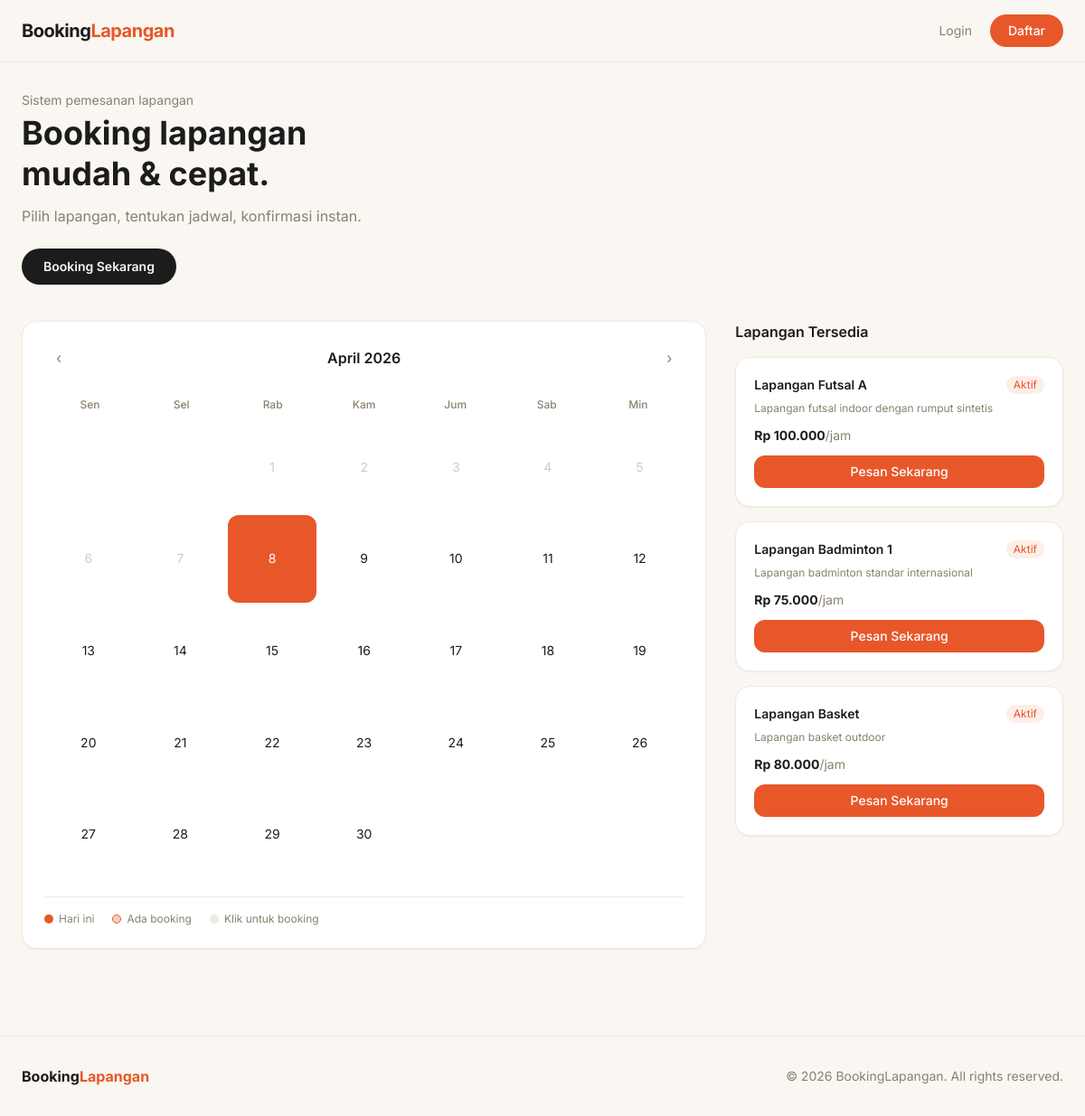
The page / on the database its author committed.
### tables this page shows
CREATE TABLE lapangan (
    id INT AUTO_INCREMENT PRIMARY KEY,
    nama VARCHAR(100) NOT NULL,
    deskripsi TEXT,
    harga_per_jam DECIMAL(10,2) NOT NULL,
    status ENUM('aktif','nonaktif') DEFAULT 'aktif'
);

### index.php (the view, shortened to what this page needs)
<?php
require_once 'config/db.php';
$bulan = isset($_GET['bulan']) ? (int)$_GET['bulan'] : (int)date('m');
$tahun = isset($_GET['tahun']) ? (int)$_GET['tahun'] : (int)date('Y');
$hariPertama = mktime(0, 0, 0, $bulan, 1, $tahun);
$jumlahHari = date('t', $hariPertama);
$hariAwal = date('N', $hariPertama);
$lapangan = $conn->query("SELECT * FROM lapangan WHERE status='aktif'")->fetch_all(MYSQLI_ASSOC);
$namaBulan = ['','Januari','Februari','Maret','April','Mei','Juni','Juli','Agustus','September','Oktober','November','Desember'];
include 'includes/header.php';
?>
<div class="mb-10">
    <p class="text-muted text-sm mb-1">Sistem pemesanan lapangan</p>
    <h1 class="text-4xl font-bold text-charcoal leading-tight mb-3">
        Booking lapangan<br>mudah & cepat.
    </h1>
    <p class="text-muted mb-6">Pilih lapangan, tentukan jadwal, konfirmasi instan.</p>
    <div class="flex gap-3">
        <a href="booking.php" class="bg-charcoal text-cream px-6 py-2.5 rounded-full font-semibold text-sm hover:bg-charcoal-light transition">
            Booking Sekarang
        </a>
    </div>
</div>
<div class="grid grid-cols-1 lg:grid-cols-3 gap-8">
    <div class="lg:col-span-2">
        <div class="bg-white rounded-2xl border border-cream-dark p-6 shadow-sm">
            <div class="flex justify-between items-center mb-6">
                <a href="?bulan=<?= $bulan-1 ?>&tahun=<?= $tahun ?>"
                   class="w-8 h-8 flex items-center justify-center rounded-full hover:bg-cream-dark transition text-muted">
                    &#8249;
                </a>
                <h2 class="font-semibold text-charcoal"><?= $namaBulan[$bulan] . ' ' . $tahun ?></h2>
                <a href="?bulan=<?= $bulan+1 ?>&tahun=<?= $tahun ?>"
                   class="w-8 h-8 flex items-center justify-center rounded-full hover:bg-cream-dark transition text-muted">
                    &#8250;
                </a>
            </div>
            <div class="grid grid-cols-7 text-center mb-2">
                <?php foreach (['Sen','Sel','Rab','Kam','Jum','Sab','Min'] as $h): ?>
                    <div class="text-xs font-medium text-muted py-1"><?= $h ?></div>
                <?php endforeach; ?>
            </div>
            <div class="grid grid-cols-7 gap-1">
                <?php
                for ($i = 1; $i < $hariAwal; $i++) echo '<div></div>';
                $today = date('Y-m-d');
                for ($hari = 1; $hari <= $jumlahHari; $hari++):
                    $tgl = sprintf('%04d-%02d-%02d', $tahun, $bulan, $hari);
                    $isToday = ($tgl === $today);
                    $isPast = ($tgl < $today);
                ?>
                <div onclick="<?= !$isPast ? "window.location='booking.php?tanggal={$tgl}'" : '' ?>"
                     class="relative flex flex-col items-center justify-center aspect-square rounded-xl text-sm transition
                     <?= $isPast ? 'text-muted/40 cursor-not-allowed' : 'cursor-pointer hover:bg-cream-dark' ?>
                     <?= $isToday ? 'bg-terra text-white hover:bg-terra-dark' : '' ?>">
                    <span><?= $hari ?></span>
                </div>
                <?php endfor; ?>
            </div>
            <div class="flex gap-5 mt-5 pt-4 border-t border-cream-dark text-xs text-muted">
                <span class="flex items-center gap-1.5"><span class="w-2.5 h-2.5 bg-terra rounded-full"></span> Hari ini</span>
                <span class="flex items-center gap-1.5"><span class="w-2.5 h-2.5 bg-terra/30 rounded-full border border-terra"></span> Ada booking</span>
                <span class="flex items-center gap-1.5"><span class="w-2.5 h-2.5 bg-cream-dark rounded-full"></span> Klik untuk booking</span>
            </div>
        </div>
    </div>
    <div class="space-y-4">
        <h2 class="font-semibold text-charcoal">Lapangan Tersedia</h2>
        <?php foreach ($lapangan as $l): ?>
        <div class="bg-white rounded-2xl border border-cream-dark p-5 shadow-sm hover:border-terra/40 transition">
            <div class="flex justify-between items-start mb-2">
                <h3 class="font-semibold text-charcoal text-sm"><?= htmlspecialchars($l['nama']) ?></h3>
                <span class="text-xs bg-terra-light text-terra px-2 py-0.5 rounded-full">Aktif</span>
            </div>
            <p class="text-xs text-muted mb-3"><?= htmlspecialchars($l['deskripsi']) ?></p>
            <p class="font-bold text-charcoal text-sm mb-3">Rp <?= number_format($l['harga_per_jam'], 0, ',', '.') ?><span class="font-normal text-muted">/jam</span></p>
            <a href="booking.php?lapangan_id=<?= $l['id'] ?>"
               class="block text-center bg-terra text-white py-2 rounded-xl text-sm font-medium hover:bg-terra-dark transition">
                Pesan Sekarang
            </a>
        </div>
        <?php endforeach; ?>
    </div>
</div>
<?php include 'includes/footer.php'; ?>

### rows shown on the page
lapangan: nama "Lapangan Futsal A", deskripsi "Lapangan futsal indoor dengan rumput sintetis", harga_per_jam "100.000"
lapangan: nama "Lapangan Badminton 1", deskripsi "Lapangan badminton standar internasional", harga_per_jam "75.000"
lapangan: nama "Lapangan Basket", deskripsi "Lapangan basket outdoor", harga_per_jam "80.000"

### other values the page prints
$namaBulan[$bulan] "April"
$tahun "2026"
$h "Sen"
$h "Sel"
$h "Rab"
$h "Kam"
$h "Jum"
$h "Sab"
$h "Min"
